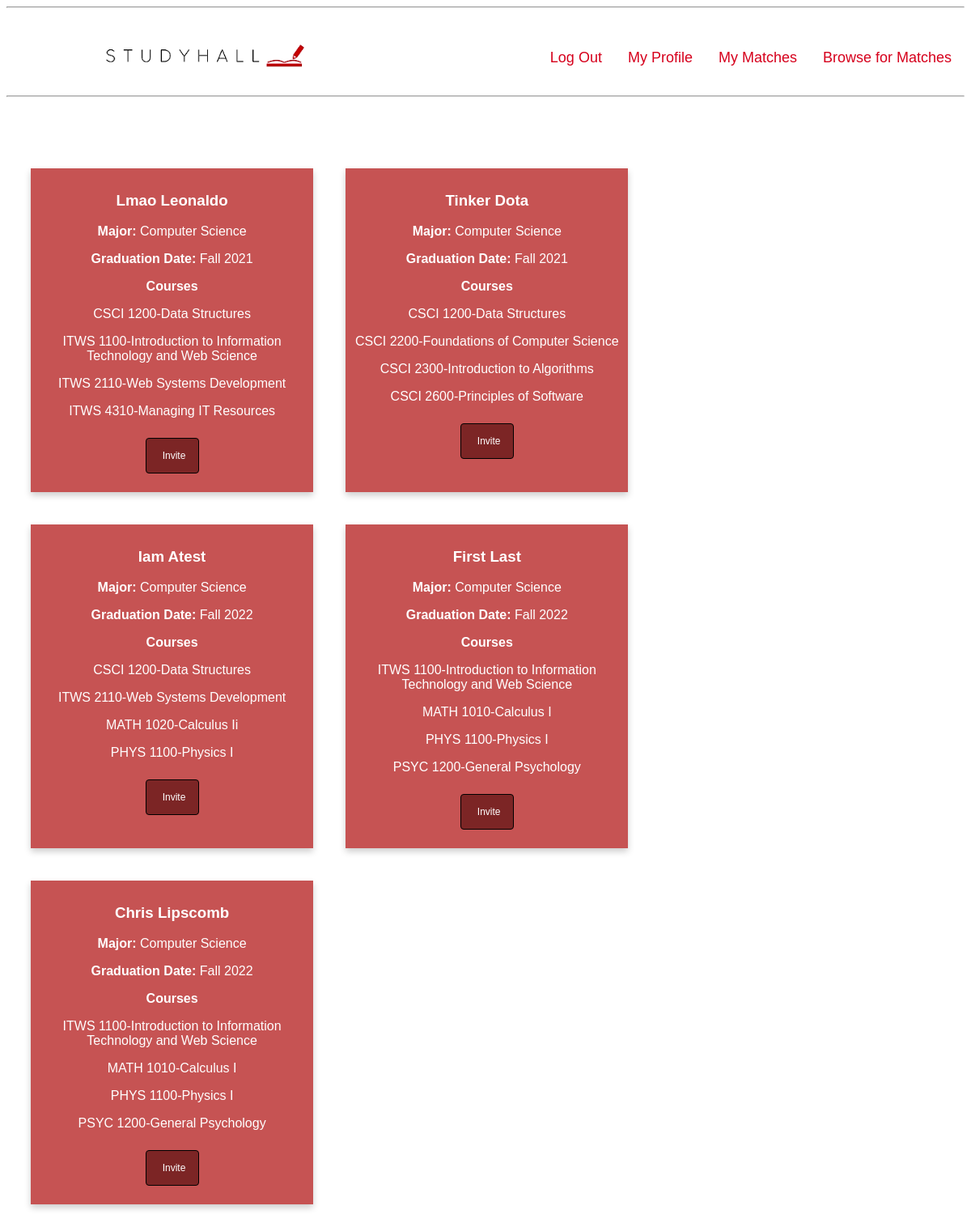
Page /pages/browse.php (signed in) on the committed database.
### tables this page shows
CREATE TABLE `Students` (
  `user_id` int(11) NOT NULL,
  `first_name` varchar(50) NOT NULL,
  `last_name` varchar(50) NOT NULL,
  `email` varchar(255) NOT NULL,
  `password` varchar(255) NOT NULL,
  `salt` varchar(255) NOT NULL,
  `school` varchar(50) NOT NULL,
  `photo` varchar(255) DEFAULT NULL,
  `graduation_semester` varchar(10) DEFAULT NULL,
  `graduation_year` int(11) DEFAULT NULL,
  `major` varchar(50) DEFAULT NULL,
  `minor` varchar(50) DEFAULT NULL
);

CREATE TABLE `Courses` (
  `course_id` int(11) NOT NULL,
  `subject` varchar(10) NOT NULL,
  `course_number` int(11) NOT NULL,
  `course_name` varchar(255) NOT NULL
);

### functions/functions_browse.php (called while the page is built)
<?php
  function getScores($id) {
    global $dbConn;
    try {
      $currStudentQuery = $dbConn->prepare("SELECT * FROM `Students` WHERE `user_id` = ?;");
      $currStudentQuery->execute(array($id));
      $currStudent = $currStudentQuery->fetchAll()[0];
      $studentsQuery = $dbConn->prepare("SELECT * FROM `Students`");
      $studentsQuery->execute();
      $students = $studentsQuery->fetchAll();
      $courseQuery1 = $dbConn->prepare("SELECT * FROM `Courses` WHERE `course_id` IN (SELECT `course_id` FROM `Sc_relation` WHERE `student_id` = ?);");
      $courseQuery1->execute(array($id));
      $courses1 = $courseQuery1->fetchAll();
      $scores = array();
      foreach ($students as $student) {
        $score = 0;
        $studentId = $student['user_id'];
        $matchQuery = $dbConn->prepare("SELECT * FROM `Matches` WHERE (`student_id1` = ? AND `student_id2` = ?) OR (`student_id1` = ? AND `student_id2` = ?);");
        $matchQuery->execute(array($id, $studentId, $studentId, $id));
        if ($studentId === $id || $matchQuery->rowCount() > 0) {
          continue;
        }
        $courseQuery2 = $dbConn->prepare("SELECT * FROM `Courses` WHERE `course_id` IN (SELECT `course_id` FROM `Sc_relation` WHERE `student_id` = ?);");
        $courseQuery2->execute(array($studentId));
        if ($currStudent['graduation_year'] === $student['graduation_year'] && $currStudent['graduation_semester'] === $student['graduation_semester']) {
          $score++;
        }
        if ($currStudent['major'] === $student['major']) {
          $score += 2;
        }
        $courses2 = $courseQuery2->fetchAll();
        $commonCourse = false;
        foreach ($courses1 as $course1) {
          foreach ($courses2 as $course2) {
            if ($course1['course_id'] === $course2['course_id']) {
              $commonCourse = true;
              $courseId = $course1['course_id'];
              $scQuery = $dbConn->prepare("SELECT * FROM `Sc_relation` WHERE `student_id` = ? AND `course_id` = ?;");
              $scQuery->execute(array($id, $courseId));
              $sc = $scQuery->fetchAll()[0];
              $score += $sc['priority'];
            }
          }
        }
        if ($commonCourse) {
          $scores[$studentId] = $score;
        }
      }
      arsort($scores);
      return $scores;
    } catch (PDOException $e) {
      echo $e->getMessage();
      return null;
    }
  }
  function getStudentInfo($id) {
    global $dbConn;
    try {
      $query = $dbConn->prepare("SELECT * FROM `Students` WHERE user_id = ?;");
      $query->execute(array($id));
      return $query->fetchAll()[0];
    } catch (PDOException $e) {
      echo $e->getMessage();
      return null;
    }
  }
  function getStudentCourses($id) {
    global $dbConn;
    try {
      $query = $dbConn->prepare("SELECT * FROM `Courses` WHERE `course_id` IN (SELECT course_id FROM `Sc_relation` WHERE `student_id` = ?);");
      $query->execute(array($id));
      return $query->fetchAll();
    } catch (PDOException $e) {
      echo $e->getMessage();
      return null;
    }
  }

### pages/browse.php (the view, shortened to what this page needs)
<?php
  include("../includes/header-browse.php");
  $scores = getScores($_SESSION['user_id']);
  echo "<div class=\"center\">";
  foreach ($scores as $id => $score) {
    $student = getStudentInfo($id);
    $courses = getStudentCourses($id);
    echo "
      <div class=\"card\">
        <h3>" . $student['first_name'] . " " . $student['last_name'] . "</h3>
        <p><strong>Major:</strong> " . $student['major'] . "</p>
        <p><strong>Graduation Date:</strong> " . $student['graduation_semester'] . " " . $student['graduation_year'] . "</p>
        <p class=\"centered\"><strong>Courses</strong></p>";
    foreach ($courses as $course) {
      echo "
        <p>" . $course['subject'] . " " . $course['course_number'] . "-" . $course['course_name'] . "</p>";
    }
    echo "
        <form method=\"POST\">
          <input type=\"hidden\" name=\"studentId\" value=\"" . $student['user_id'] . "\" />
          <input type=\"submit\" class=\"inviteButton\" name=\"invite\" value=\"Invite\" />
        </form>
      </div>";
  }
  echo "</div>"
?>
  </body>
</html>

### includes/header-browse.php (shortened to what this page needs)
<html>
<html>
	<head>
		<link rel="stylesheet" href="../styles/navbar.css">
		<link rel="stylesheet" href="../styles/browse.css">
	</head>
	<body>
		<div style="width: 100%" id = "header">
			<div >
				<hr>
				<div id="logo">
					<a href="index.html">
						<img src="../studyHallLogo.png" alt="Logo for the Study Hall Site" height="100">
					</a>
				</div>
				<br />
				<div>
					<ol>
						<li><a href="browse.php">Browse for Matches</a></li>
						<li><a href="myMatches.php">My Matches</a></li>
						<li><a href="editProfile.php">My Profile</a></li>
						<li><a href="logout.php">Log Out</a></li>
					</ol>
				</div>
				<br />
				<hr>
			</div>
		</div>

### styles/navbar.css (style rules this page uses)
#header { position: sticky; }
#logo { float: left; margin: 0; padding: 0; }
#header ol { list-style-type: none; margin: 0; padding: 0; overflow: hidden; }
#header li { padding-top: 15px; float: right; display: inline; }
#header li a { font-size: 18px; display: block; color: #d6001c; text-align: center; padding: 10px 16px; text-decoration: none; }

### styles/browse.css (style rules this page uses)
.center { margin: auto; margin-top: 50px; width: 50%; padding: 10px; width: 100%; display: inline-block; }
* { box-sizing: border-box; }
body { font-family: Arial, Helvetica, sans-serif; }
.card { box-shadow: 0 4px 8px 0 rgba(0, 0, 0, 0.2); padding: 10px; height: 400px; text-align: center; background-color: #c65353; color: white; margin: 8px 0; width: 30%; float: left; margin: 20px; height: 400px; }
.centered { text-align: center; }
.inviteButton { font-size: 12px; width: 20%; background-color: #7c2525; color: white; padding: 14px 20px; margin: 8px 0; border: 1px solid black; border-radius: 4px; cursor: pointer; }

### includes/header-browse.php (style rules this page uses)
body { font-family: Arial, Helvetica, sans-serif; }

### rows in the picture
students: first_name "Lmao", last_name "Leonaldo", major "Computer Science", graduation_semester "Fall", graduation_year "2021"
courses: subject "CSCI", course_number "1200", course_name "Data Structures"
courses: subject "ITWS", course_number "1100", course_name "Introduction to Information Technology and Web Science"
courses: subject "ITWS", course_number "2110", course_name "Web Systems Development"
courses: subject "ITWS", course_number "4310", course_name "Managing IT Resources"
students: first_name "Tinker", last_name "Dota", major "Computer Science", graduation_semester "Fall", graduation_year "2021"
courses: subject "CSCI", course_number "2200", course_name "Foundations of Computer Science"
courses: subject "CSCI", course_number "2300", course_name "Introduction to Algorithms"
courses: subject "CSCI", course_number "2600", course_name "Principles of Software"
students: first_name "Iam", last_name "Atest", major "Computer Science", graduation_semester "Fall", graduation_year "2022"
courses: subject "MATH", course_number "1020", course_name "Calculus Ii"
courses: subject "PHYS", course_number "1100", course_name "Physics I"
students: first_name "First", last_name "Last", major "Computer Science", graduation_semester "Fall", graduation_year "2022"
courses: subject "MATH", course_number "1010", course_name "Calculus I"
courses: subject "PSYC", course_number "1200", course_name "General Psychology"
students: first_name "Chris", last_name "Lipscomb", major "Computer Science", graduation_semester "Fall", graduation_year "2022"
